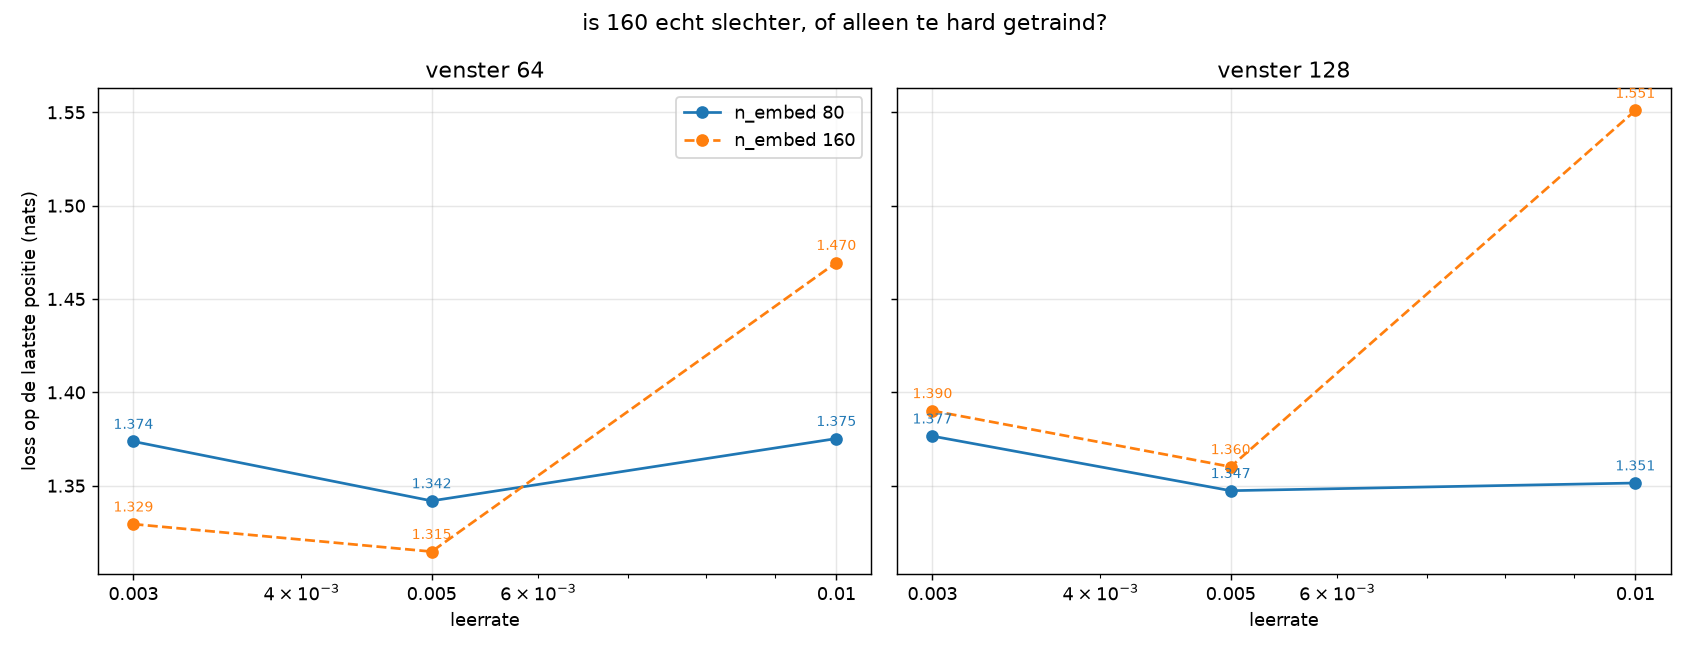

The script that saved this image:
"""Is n_embed=160 echt slechter, of alleen te hard getraind?

embed_vgl.py liet zien dat n_embed=160 bij LEERRATE=1e-2 overal slechter uitkomt
dan 80 - ook op de *train* loss (1,50 tegen 1,23), dus het is onderfitting en
geen overfitting. De verdenking is dat 1e-2 te grof is voor een model van 1,6M
parameters.

Dit script draait daarom lr x n_embed x venster. De 80-rij is de controle: zakt
die bij lagere lr net zo hard, dan lag het aan de leerrate en niet aan de
modelgrootte, en zegt dit niets over groter worden. Alleen als 160 bij lagere lr
onder 80 duikt, is een groter model daadwerkelijk de moeite waard.

De lr=1e-2 kolom komt uit embed_resultaten.pt, dus die hoeft niet opnieuw.
"""
import time
from pathlib import Path

import torch
import matplotlib
matplotlib.use("Agg")
import matplotlib.pyplot as plt

from exp import (loss_per_positie, train_affiniteitsmodel, APPARAAT, DATA_MAP,
                 TEKST_BESTANDEN, TRAIN_FRACTIE, CharTokenizer)

N_STAPPEN = 5000
UITVOER = Path(__file__).parent / "lr_resultaten.pt"
EERDER = Path(__file__).parent / "embed_resultaten.pt"   # de lr=1e-2 metingen
EMBEDS = [80, 160]
LEERRATES = [3e-3, 5e-3]
VENSTERS = [64, 128]

boeken = [(n, (DATA_MAP / n).read_text(encoding="utf-8")) for n in TEKST_BESTANDEN]
tok = CharTokenizer("".join(t for _, t in boeken))
tr, te = [], []
for _, t in boeken:
    d = torch.tensor(tok.encode(t), dtype=torch.long)
    s = int(TRAIN_FRACTIE * len(d))
    tr.append(d[:s]); te.append(d[s:])
train_ids, test_ids = torch.cat(tr).to(APPARAAT), torch.cat(te).to(APPARAAT)
print(f"apparaat={APPARAAT}"
      + (f" ({torch.cuda.get_device_name(0)})" if APPARAAT.type == "cuda" else "")
      + f"  vocab={tok.vocab_size} train={len(train_ids)}\n", flush=True)

# sleutel is (n_embed, lr, venster)
resultaten = torch.load(UITVOER) if UITVOER.exists() else {}
if EERDER.exists():  # de al gedraaide lr=1e-2 metingen erbij trekken
    for (n_embed, lengte), pp in torch.load(EERDER).items():
        resultaten.setdefault((n_embed, 1e-2, lengte), pp)

for n_embed in EMBEDS:
    for lr in LEERRATES:
        for lengte in VENSTERS:
            sleutel = (n_embed, lr, lengte)
            if sleutel in resultaten:
                continue
            t0 = time.time()
            model, train_losses, *_ = train_affiniteitsmodel(
                n_lagen=5, n_embed=n_embed, lengte=lengte, dropout=0.0,
                gebruik_layernorm=True, lr=lr, n_stappen=N_STAPPEN,
                train_ids=train_ids, test_ids=test_ids, tokenizer=tok,
                eval_interval=10**9)
            pp = loss_per_positie(model, test_ids, tok, lengte)
            resultaten[sleutel] = pp
            # de train loss erbij: onderfitting zie je daaraan, niet aan de test loss
            eind_train = sum(train_losses[-100:]) / 100
            print(f"n_embed {n_embed:>3d} lr {lr:.0e} venster {lengte:>4d}  "
                  f"laatste positie {pp[-1]:.4f}  train {eind_train:.4f}  "
                  f"({time.time()-t0:.0f}s)", flush=True)
            torch.save(resultaten, UITVOER)


# ---------------------------------------------------------------------------
# Plot: per venster een paneel, x = leerrate, een lijn per modelgrootte
# ---------------------------------------------------------------------------
alle_lrs = sorted(LEERRATES + [1e-2])
fig, assen = plt.subplots(1, len(VENSTERS), figsize=(6.5 * len(VENSTERS), 5), sharey=True)
for ax, lengte in zip(assen, VENSTERS):
    for n_embed, kleur, stijl in zip(EMBEDS, ["tab:blue", "tab:orange"], ["-", "--"]):
        lrs = [lr for lr in alle_lrs if (n_embed, lr, lengte) in resultaten]
        waarden = [resultaten[(n_embed, lr, lengte)][-1].item() for lr in lrs]
        ax.plot(lrs, waarden, marker="o", color=kleur, linestyle=stijl,
                label=f"n_embed {n_embed}")
        for lr, y in zip(lrs, waarden):
            ax.annotate(f"{y:.3f}", (lr, y), textcoords="offset points", xytext=(0, 7),
                        ha="center", fontsize=8, color=kleur)
    ax.set_xscale("log")
    ax.set_xticks(alle_lrs); ax.set_xticklabels([f"{lr:g}" for lr in alle_lrs])
    ax.set_xlabel("leerrate")
    ax.set_title(f"venster {lengte}")
    ax.grid(alpha=0.3)
assen[0].set_ylabel("loss op de laatste positie (nats)")
assen[0].legend()

fig.suptitle("is 160 echt slechter, of alleen te hard getraind?")
fig.tight_layout()
plot_pad = Path(__file__).parent / "lr_vgl.png"
fig.savefig(plot_pad, dpi=130)
print(f"\nplot opgeslagen: {plot_pad}", flush=True)
